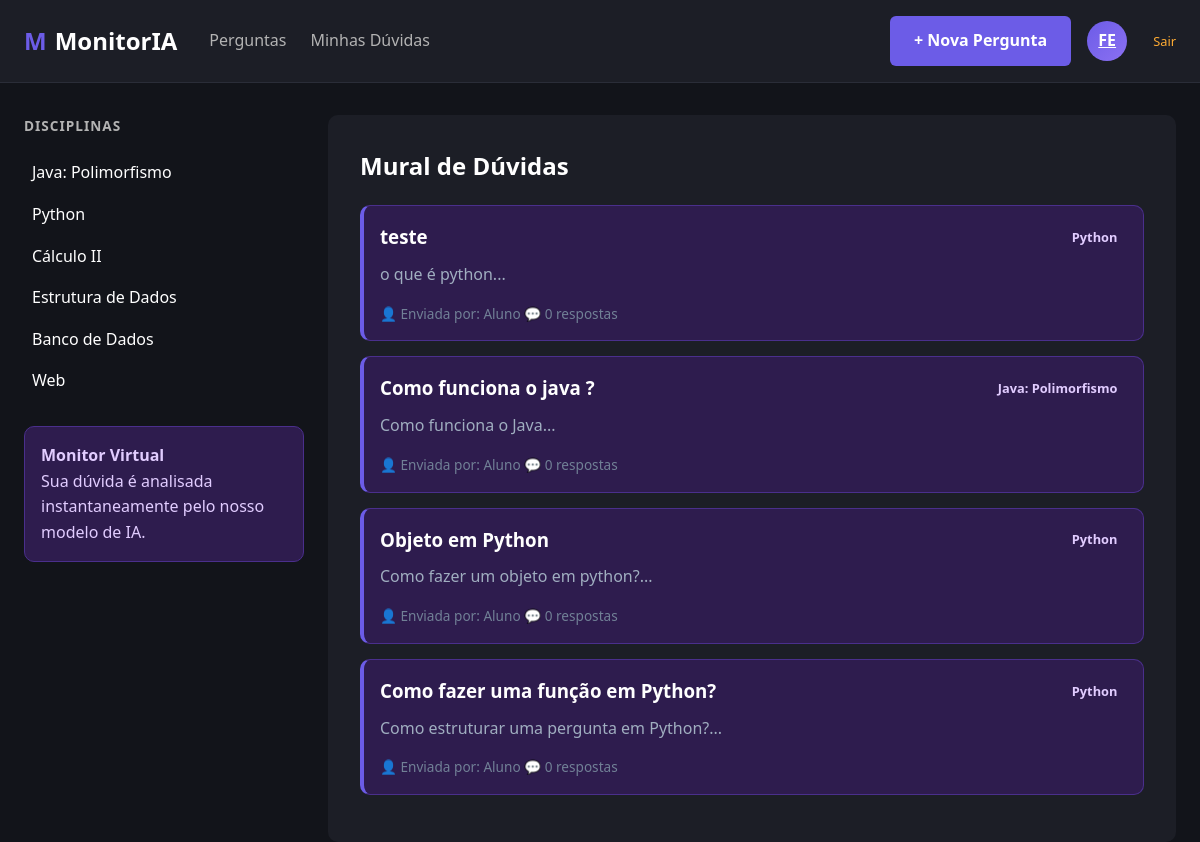
The page / (signed in) on the database its author committed.
### modelos/entidades.py (models this page shows)
class Pergunta(banco.Model):
    __tablename__ = 'perguntas'
    id = banco.Column(banco.Integer, primary_key=True)
    titulo = banco.Column(banco.String(200), nullable=False)
    corpo = banco.Column(banco.Text, nullable=False)
    disciplina = banco.Column(banco.String(100), nullable=False)
    usuario_id = banco.Column(banco.Integer, banco.ForeignKey('usuarios.id'), nullable=False)
    data_criacao = banco.Column(banco.DateTime, default=datetime.utcnow)
    respostas = banco.relationship('Resposta', backref='pergunta', lazy=True)

### controles/rotas_perguntas.py (the view)
@blueprint_perguntas.route('/')
def base():
    lista_de_perguntas = servico.listar_todas()
    return render_template('home.html',
                           perguntas=lista_de_perguntas,
                           disciplinas=servico.listar_disciplinas())

### repositorios/repositorio_pergunta.py (called while the page is built)
    def buscar_todas(self) -> list[Pergunta]:
        return Pergunta.query.order_by(Pergunta.data_criacao.desc()).all()

### servicos/servico_pergunta.py (called while the page is built)
    def listar_todas(self) -> list[Pergunta]:
        return self.repositorio.buscar_todas()

    def listar_disciplinas(self) -> list[str]:
        return ["Java: Polimorfismo", "Python", "Cálculo II", "Estrutura de Dados", "Banco de Dados", "Web"]

### templates/home.html (shortened to what this page needs)
{% extends 'base.html' %}
{% block content %}
<h2 style="color: white; margin-bottom: 20px;">Mural de Dúvidas</h2>
{% if perguntas %}
    {% for pergunta in perguntas %}
        <div class="box-ia" style="margin-bottom: 15px; border-left: 4px solid var(--roxo-principal);">
            <div style="display: flex; justify-content: space-between; align-items: center;">
                <h3 style="margin: 0;">
                    <a href="{{ url_for('perguntas.ver_pergunta', id=pergunta.id) }}" style="color: white; text-decoration: none;">
                        {{ pergunta.titulo }}
                    </a>
                </h3>
                <span class="badge">{{ pergunta.disciplina }}</span>
            </div>
            <p style="color: #a0aec0; margin-top: 10px;">{{ pergunta.corpo[:120] }}...</p>
            <div style="margin-top: 15px; font-size: 0.85rem; color: #718096;">
                <span>👤 Enviada por: {{ pergunta.usuario.nome if pergunta.usuario else 'Aluno' }}</span>
                <span>💬 {{ pergunta.respostas|length }} respostas</span>
            </div>
        </div>
    {% endfor %}
{% else %}
    <div class="box-ia" style="text-align: center;">
        <p>Não há perguntas registradas no momento.</p>
    </div>
{% endif %}
{% endblock %}

### static/css/estilos.css (style rules this page uses)
:root { --bg-fundo: #12141a; --bg-card: #1c1e26; --bg-ia: #2e1c4e; --texto-principal: #ffffff; --texto-secundario: #b3b3b3; --texto-ia: #e1ccff; --roxo-principal: #6c5ce7; --roxo-hover: #5a4bcf; --roxo-badge: #d1b1ff; --verde-resolvido: #4ade80; --laranja-alerta: #ffac33; --gap-padrao: 1.5rem; --raio-padrao: 10px; }
* { box-sizing: border-box; margin: 0; padding: 0; }
body { font-family: 'Segoe UI', Tahoma, Geneva, Verdana, sans-serif; background-color: var(--bg-fundo); color: var(--texto-principal); line-height: 1.6; }
.box-ia { background-color: var(--bg-ia); border: 1px solid #4a2f8c; border-radius: var(--raio-padrao); padding: 1rem; color: var(--texto-ia); }
.badge { display: inline-flex; align-items: center; gap: 0.4rem; padding: 0.45rem 0.75rem; border-radius: 999px; font-size: 0.9rem; font-weight: 600; }
.badge { padding: 0.2rem 0.6rem; border-radius: 4px; font-size: 0.8rem; font-weight: 600; }

### rows shown on the page
Pergunta: titulo "teste", disciplina "Python", corpo "o que é python", usuario "Aluno", respostas|length "0"
Pergunta: titulo "Como funciona o java ?", disciplina "Java: Polimorfismo", corpo "Como funciona o Java", usuario "Aluno", respostas|length "0"
Pergunta: titulo "Objeto em Python", disciplina "Python", corpo "Como fazer um objeto em python?", usuario "Aluno", respostas|length "0"
Pergunta: titulo "Como fazer uma função em Python?", disciplina "Python", corpo "Como estruturar uma pergunta em Python?", usuario "Aluno", respostas|length "0"

### other values the page prints
{{ session.get('usuario_nome')[:2] | upper }} "FE"
{{ disc }} "Java: Polimorfismo" "Python" "Cálculo II" "Estrutura de Dados" "Banco de Dados" "Web"
